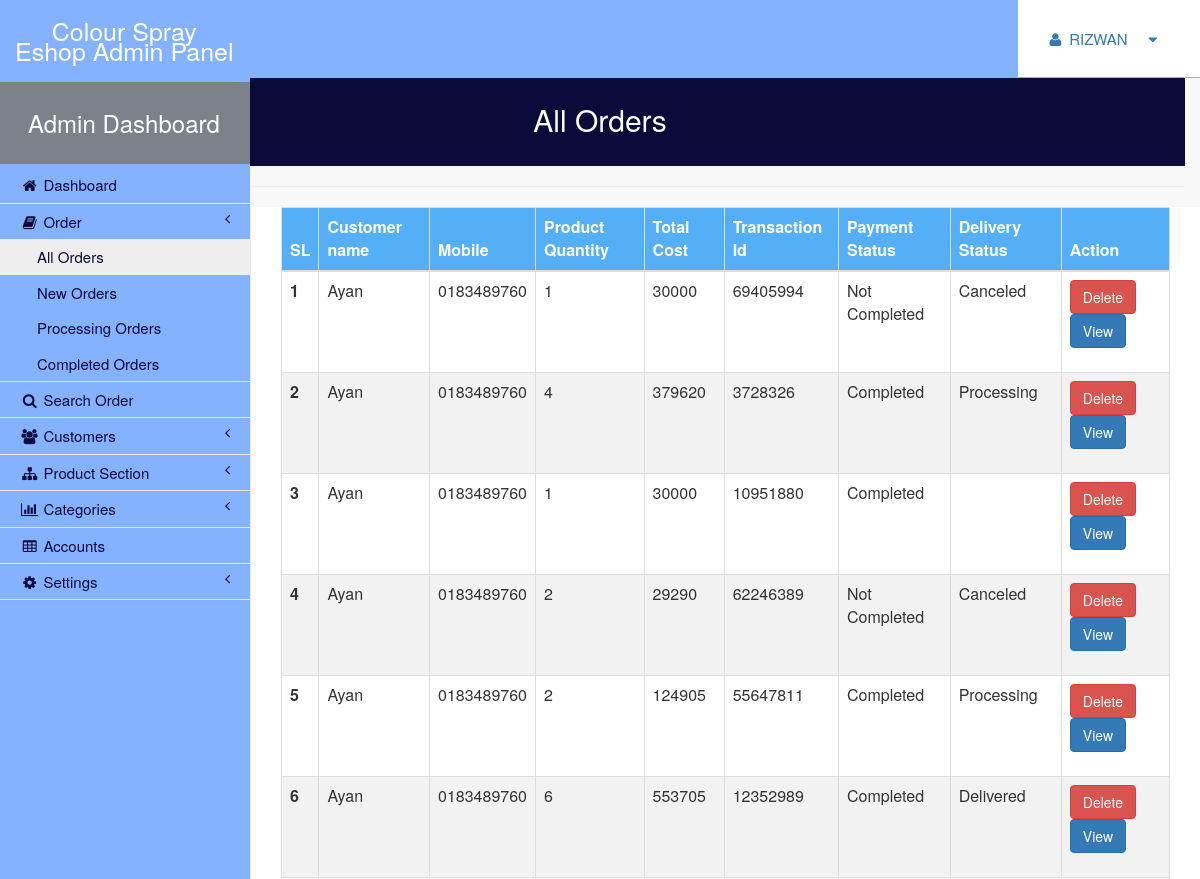
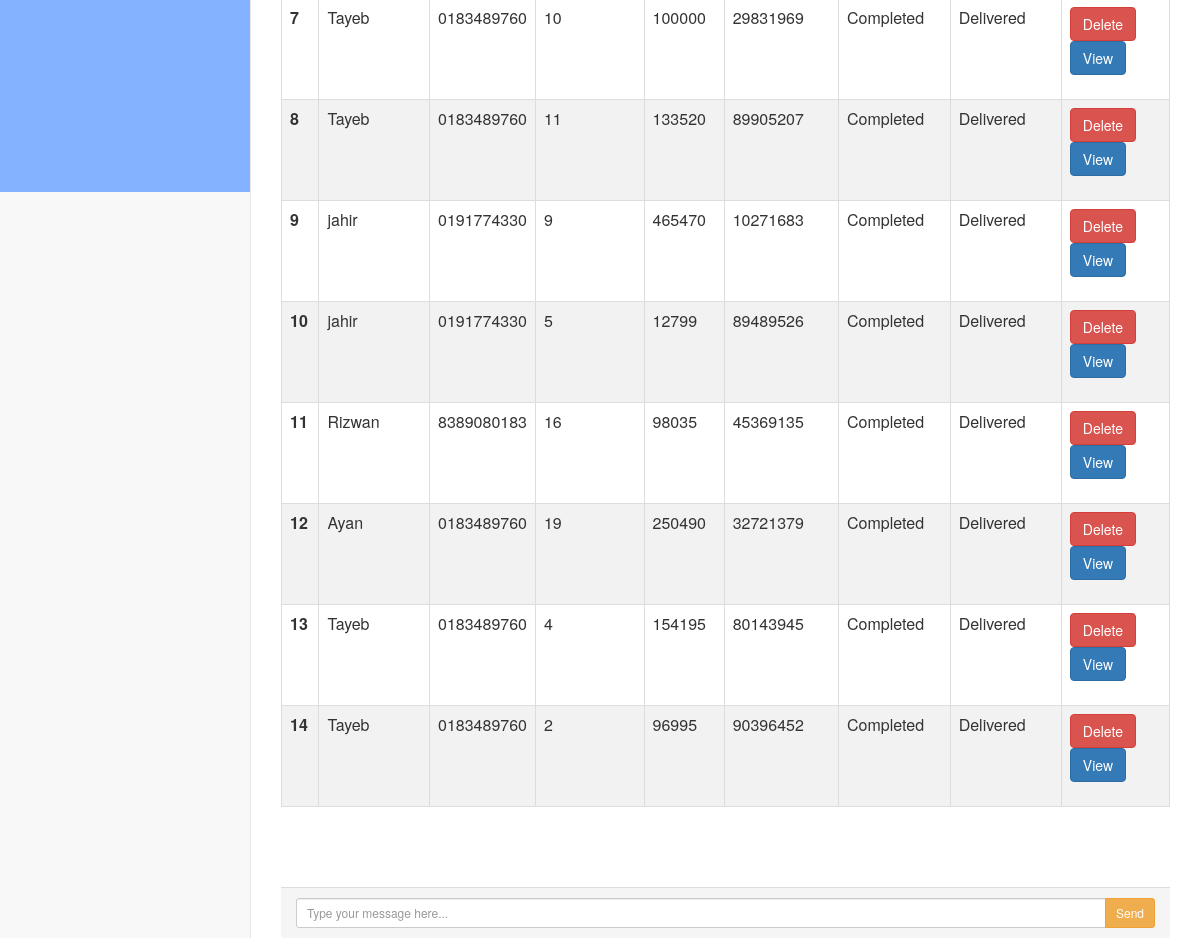
The page /admin/View_order.php (signed in) on the database its author committed (2 pictures, top to bottom).
### tables this page shows
CREATE TABLE IF NOT EXISTS `orders` (
`order_id` int(11) NOT NULL,
  `user_id` int(11) NOT NULL,
  `product_id` int(11) NOT NULL,
  `tnx_id` int(11) NOT NULL,
  `qty` int(11) NOT NULL,
  `p_status` int(2) NOT NULL,
  `delivery_status` int(2) NOT NULL,
  `full_name` varchar(50) NOT NULL,
  `email` varchar(50) NOT NULL,
  `address` varchar(50) NOT NULL,
  `city` varchar(50) NOT NULL,
  `state` varchar(50) NOT NULL,
  `zip_code` int(50) NOT NULL,
  `mobile` int(11) NOT NULL,
  `payment_type` varchar(50) NOT NULL,
  `acc_nmbr` varchar(100) DEFAULT NULL,
  `transaction_id` varchar(100) DEFAULT NULL,
  `total` int(50) NOT NULL,
  `date` timestamp NOT NULL DEFAULT CURRENT_TIMESTAMP
);

CREATE TABLE IF NOT EXISTS `user_info` (
`user_id` int(10) NOT NULL,
  `first_name` varchar(100) NOT NULL,
  `last_name` varchar(100) NOT NULL,
  `email` varchar(300) NOT NULL,
  `password` varchar(300) NOT NULL,
  `mobile` varchar(11) NOT NULL,
  `address1` varchar(300) NOT NULL,
  `address2` varchar(100) NOT NULL,
  `type` int(30) NOT NULL
);

### admin/View_order.php (the view, shortened to what this page needs)
<?php include"header.php";?>
<div class="col-lg-12">
                  <center> <h2 style="background-color:#0B0B3B;padding:30px;color:white;">All Orders</h2></center> <hr/>
               </div>
<div id="page-wrapper" style="overflow:scroll;">
						<div class="table-responsive">
						<table class="table">
   <thead>
     <tr style="color: skyblue;">
       <th>SL</th>
       <th>Customer name</th>
	<th>Mobile</th>
	<th>Product Quantity</th>
	<th>Total Cost</th>
	<th>Transaction Id</th>
	<th>Payment Status</th>
	<th>Delivery Status</th>
	<th>Action</th>
     </tr>
   </thead>
   <tbody>
						<?php
						$product_query = "SELECT *,sum(total) as totalprice, sum(qty) as totalQuantity from orders group by tnx_id ORDER BY order_id DESC";
						$run_query = mysqli_query($con,$product_query);
						if(mysqli_num_rows($run_query) > 0){
	$sl = 0;
									while($row = mysqli_fetch_array($run_query)){
										$user_id = $row['user_id'];
										$query=mysqli_query($con,"select * from user_info where user_id = $user_id");
										while($row1=mysqli_fetch_array($query))
											{
												$user_name = $row1['first_name'];
												$mobile = $row1['mobile'];
											 }
										$sl++;
										$name   = $user_name;
										$qty = $row['totalQuantity'];
										$mobile = $mobile;
										$total_cost = $row['totalprice'];
										$tnx_id = $row['tnx_id'];
										$pay_status = $row['p_status'];
										$d_status = $row['delivery_status'];
										?>
									  <tr>
										<td><b><?php echo $sl; ?></b></td>
										<td><?php echo $name; ?></td>
										<td><?php echo $mobile; ?></td>
										<td><?php echo $qty; ?></td>
										<td><?php echo $total_cost; ?></td>
										<td><?php echo $tnx_id; ?></td>
										<td>
										<?php
										if($pay_status==0){
										echo "Not Completed";
										}
										if($pay_status==1){
											echo "Completed";
										}
										?>
										</td>
										<td>
										<?php
										if($d_status==1){
											echo "Processing";
										}
										if($d_status==2){
											echo "Delivered";
										}
										if($d_status==3){
											echo "Canceled";
										}
										?>
										</td>
										<td>
										<form action="insertpro.php" method="post">
										<input type="submit" name="orderdelete" class="btn btn-danger" value="Delete">
										<a class="dropdown-item btn btn-primary" href="view_order_details.php?viewid=<?php echo $tnx_id;?>"> View </a>
										</form>
										</td>
									  </tr>
						<?php
	}
						}
						?>
				 </tbody>
 </table>
 <br>  <br> <br>
	</div>
					 <?php include"footer.php";?>

### admin/header.php (shortened to what this page needs)
<!DOCTYPE html>
<html lang="en">
<head>
    <link href="vendor/bootstrap/css/bootstrap.min.css" rel="stylesheet">
    <link href="vendor/metisMenu/metisMenu.min.css" rel="stylesheet">
    <link href="dist/css/sb-admin-2.css" rel="stylesheet">
    <link href="vendor/morrisjs/morris.css" rel="stylesheet">
    <link href="vendor/font-awesome/css/font-awesome.min.css" rel="stylesheet" type="text/css">
</head>
<body>
    <div id="wrapper">
        <nav class="navbar navbar-default navbar-static-top" role="navigation" style="margin-bottom: 0; position: fixed;
    width: 100%;">
            <div class="navbar-header">
                <a class="navbar-brand" href="index.php" style="color:#ffffff;font-size: 25PX;
margin-top: 5px;"><center>Colour Spray <br>Eshop Admin Panel</center></a>
            </div>
            <ul class="nav navbar-top-links navbar-right" style="background-color:white;">
                <li class="dropdown">
                    <a class="dropdown-toggle" data-toggle="dropdown" href="#">
                        <i class="fa fa-user fa-fw"></i> <?php echo strtoupper($_SESSION['name'])?> &nbsp &nbsp <i class="fa fa-caret-down"></i>
                    </a>
                </li>
            </ul><br>
            <div class="navbar-default sidebar" role="navigation" style="background-color:#85b2ff;color:white; min-height:1000px; position: fixed;">
                <div class="sidebar-nav navbar-collapse">
				<h3 style="background-color:#7d828a;color:white;padding:28px;margin-top: 11px;
    margin-bottom: 3px;">Admin Dashboard</h3>
                    <ul class="nav" id="side-menu">
                        <li>
                            <a href="index.php" style="color:#0b0b3b;"><i class="fa fa-home fa-fw"></i> Dashboard</a>
                        </li>
                        <li>
                            <a href="#" style="color:#0b0b3b;"><i class="fa fa-book fa-fw"></i> Order<span class="fa arrow"></span></a>
                            <ul class="nav nav-second-level">
                                <li>
                                    <a href="View_order.php" style="color:#0b0b3b;">All Orders</a>
                                </li>
								<li>
                                    <a href="new_order.php" style="color:#0b0b3b;">New Orders</a>
                                </li>
								<li>
                                    <a href="processing_order.php" style="color:#0b0b3b;">Processing Orders</a>
                                </li>
								<li>
                                    <a href="completed_order.php" style="color:#0b0b3b;">Completed Orders</a>
                                </li>
                            </ul>
                        </li>
						<li>
                            <a href="search_order.php" style="color:#0b0b3b;"><i class="fa fa-search fa-fw"></i> Search Order</a>
                        </li>
						 <li>
                            <a href="#" style="color:#0b0b3b;"><i class="fa fa-users fa-fw"></i> Customers<span class="fa arrow"></span></a>
                        </li>
						<li>
                            <a href="#" style="color:#0b0b3b;"><i class="fa fa-sitemap fa-fw"></i> Product Section<span class="fa arrow"></span></a>
                        </li>
						<li>
                            <a href="#" style="color:#0b0b3b;"><i class="fa fa-bar-chart-o fa-fw"></i> Categories<span class="fa arrow"></span></a>
                        </li>
                        <li>
                            <a href="account.php" style="color:#0b0b3b;"><i class="fa fa-table fa-fw"></i> Accounts</a>
                        <li>
                            <a href="#" style="color:#0b0b3b;"><i class="fa fa-gear fa-fw"></i> Settings<span class="fa arrow"></span></a>
                        </li>
                    </ul>
                </div>
            </div>
        </nav>
		<br><br><br>

### admin/footer.php (shortened to what this page needs)
                 <div class="panel-footer">
                            <div class="input-group">
                                <input id="btn-input" type="text" class="form-control input-sm" placeholder="Type your message here..." />
                                <span class="input-group-btn">
                                    <button class="btn btn-warning btn-sm" id="btn-chat">
                                        Send
                                    </button>
                                </span>
                            </div>
                        </div>
                    </div>
                </div>
</body>
</html>

### admin/View_order.php (style rules this page uses)
table, td, tr, th { border-collapse: collapse; border: 1px solid #ddd; }
th, td { text-align: left; padding: 8px; }
tr:nth-child(even) { background-color: #f2f2f2 }
th { background-color: #54aff6; color: white; }

### rows shown on the page
orders: user.first_name "Ayan", user.mobile "0183489760", qty "1", total_cost "30000", tnx "69405994", p_status "Not Completed", delivery_status "Canceled"
orders: user.first_name "Ayan", user.mobile "0183489760", qty "4", total_cost "379620", tnx "3728326", p_status "Completed", delivery_status "Processing"
orders: user.first_name "Ayan", user.mobile "0183489760", qty "1", total_cost "30000", tnx "10951880", p_status "Completed"
orders: user.first_name "Ayan", user.mobile "0183489760", qty "2", total_cost "29290", tnx "62246389", p_status "Not Completed", delivery_status "Canceled"
orders: user.first_name "Ayan", user.mobile "0183489760", qty "2", total_cost "124905", tnx "55647811", p_status "Completed", delivery_status "Processing"
orders: user.first_name "Ayan", user.mobile "0183489760", qty "6", total_cost "553705", tnx "12352989", p_status "Completed", delivery_status "Delivered"
orders: user.first_name "Tayeb", user.mobile "0183489760", qty "10", total_cost "100000", tnx "29831969", p_status "Completed", delivery_status "Delivered"
orders: user.first_name "Tayeb", user.mobile "0183489760", qty "11", total_cost "133520", tnx "89905207", p_status "Completed", delivery_status "Delivered"
orders: user.first_name "jahir", user.mobile "0191774330", qty "9", total_cost "465470", tnx "10271683", p_status "Completed", delivery_status "Delivered"
orders: user.first_name "jahir", user.mobile "0191774330", qty "5", total_cost "12799", tnx "89489526", p_status "Completed", delivery_status "Delivered"
orders: user.first_name "Rizwan", user.mobile "8389080183", qty "16", total_cost "98035", tnx "45369135", p_status "Completed", delivery_status "Delivered"
orders: user.first_name "Ayan", user.mobile "0183489760", qty "19", total_cost "250490", tnx "32721379", p_status "Completed", delivery_status "Delivered"
orders: user.first_name "Tayeb", user.mobile "0183489760", qty "4", total_cost "154195", tnx "80143945", p_status "Completed", delivery_status "Delivered"
orders: user.first_name "Tayeb", user.mobile "0183489760", qty "2", total_cost "96995", tnx "90396452", p_status "Completed", delivery_status "Delivered"

### other values the page prints
$_SESSION['name'] "RIZWAN"
